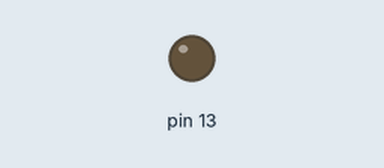
This sketch was run on a simulated Arduino Uno, built with avr-gcc and run on an emulated ATmega328P. Shown: output pins drawn as LEDs (lit = HIGH).

Above: at 0.3 s.
Timing chart, 0 to 1.8 s (numbered marks = the images above):
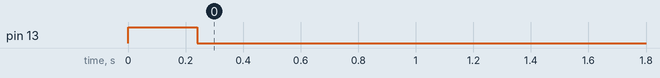

Measured:
- by itself, pin 13: LOW → HIGH at 0.00 s, → LOW 0.24 s later

The sketch:

FreeRTOSyritysincomplete.ino
```cpp
#include <Arduino_FreeRTOS.h>
#include <semphr.h>

// define tasks
void TaskReadFromSerial( void *pvParameters ); // Get commands
void TaskBlink( void *pvParameters ); // LED as actuator

//define smaphore handlers
SemaphoreHandle_t activateActuatorSem;

// the setup function runs once when you press reset or power the board
void setup() {

  // initialize serial communication at 9600 bits per second:
  Serial.begin(9600);

  while (!Serial) {
    ; // wait for serial port to connect.
  }

  activateActuatorSem = xSemaphoreCreateBinary();

  if ( activateActuatorSem != NULL )
    xSemaphoreGive( activateActuatorSem );  // Make the Serial Port available for use, by "Giving" the Semaphore.

  // Now set up tasks to run independently.

  xTaskCreate(
    TaskBlink
    ,  (const portCHAR *) "Blink"   // A name just for humans
    ,  256  // This stack size can be checked & adjusted by reading the Stack Highwater
    ,  NULL
    ,  2  // Priority, with 1 being the highest, and 4 being the lowest.
    ,  NULL );

   xTaskCreate(
    TaskReadFromSerial
    ,  (const portCHAR *) "ReadFromSerial"
    ,  256  // Stack size
    ,  NULL
    ,  1  // Priority
    ,  NULL );

  // Now the task scheduler, which takes over control of scheduling individual tasks, is automatically started.
}

void loop()
{
  // Empty. Things are done in Tasks.
}

/*--------------------------------------------------*/
/*---------------------- Tasks ---------------------*/
/*--------------------------------------------------*/

void TaskReadFromSerial( void *pvParameters )
{
  (void) pvParameters;

  for (;;)
  {
    if(Serial.available()>0){
      char c = Serial.read();
      if (c == '1')
        xSemaphoreGive(activateActuatorSem);
    }
    vTaskDelay( 250 / portTICK_PERIOD_MS );
  }
}

void TaskBlink(void *pvParameters)  // This is a task.
{
  (void) pvParameters;

  // initialize digital pin 13 as an output.
  pinMode(13, OUTPUT);

  for (;;) // A Task shall never return or exit.
  {
     xSemaphoreTake(activateActuatorSem, portMAX_DELAY);
     digitalWrite(13, HIGH);   // turn the LED on (HIGH is the voltage level)
     vTaskDelay( 250 / portTICK_PERIOD_MS ); // wait for one second
     digitalWrite(13, LOW);    // turn the LED off by making the voltage LOW
     vTaskDelay( 250 / portTICK_PERIOD_MS ); // wait for one second
  }
}
```
